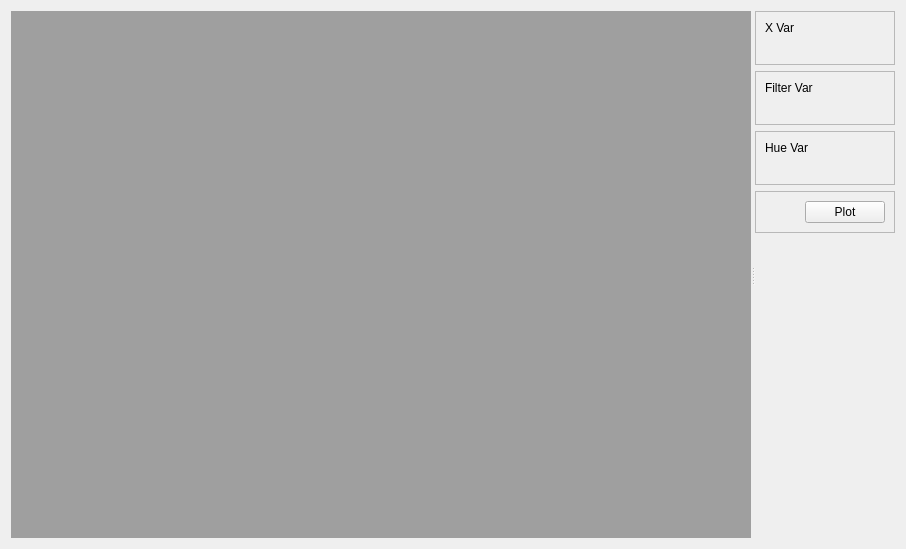
<?xml  version="1.0"  encoding="UTF-8"?>
<ui  version="4.0">
  <class>Form</class>
  <widget  class="QWidget"  name="Form">
    <property  name="geometry">
      <rect>
        <x>0</x>
        <y>0</y>
        <width>906</width>
        <height>549</height>
      </rect>
    </property>
    <property  name="windowTitle">
      <string>Form</string>
    </property>
    <layout  class="QHBoxLayout"  name="horizontalLayout">
      <item>
        <widget  class="QSplitter"  name="splitter">
          <property  name="orientation">
            <enum>Qt::Horizontal</enum>
          </property>
          <widget  class="QWidget"  name="wA">
            <property  name="sizePolicy">
              <sizepolicy  hsizetype="Preferred"  vsizetype="Preferred">
                <horstretch>8</horstretch>
                <verstretch>0</verstretch>
              </sizepolicy>
            </property>
            <layout  class="QVBoxLayout"  name="vlA">
              <item>
                <widget  class="QMdiArea"  name="mdiArea"/>
              </item>
            </layout>
          </widget>
          <widget  class="QWidget"  name="wB">
            <property  name="sizePolicy">
              <sizepolicy  hsizetype="Minimum"  vsizetype="Minimum">
                <horstretch>1</horstretch>
                <verstretch>0</verstretch>
              </sizepolicy>
            </property>
            <layout  class="QVBoxLayout"  name="vlB">
              <item>
                <widget  class="QFrame"  name="wBA">
                  <property  name="frameShape">
                    <enum>QFrame::StyledPanel</enum>
                  </property>
                  <property  name="frameShadow">
                    <enum>QFrame::Raised</enum>
                  </property>
                  <property  name="lineWidth">
                    <number>8</number>
                  </property>
                  <layout  class="QVBoxLayout"  name="vlBA">
                    <item>
                      <widget  class="QLabel"  name="label_select">
                        <property  name="text">
                          <string>X Var</string>
                        </property>
                      </widget>
                    </item>
                    <item>
                      <layout  class="QHBoxLayout"  name="horizontalLayout_5">
                        <item>
                          <spacer  name="horizontalSpacer_5">
                            <property  name="orientation">
                              <enum>Qt::Horizontal</enum>
                            </property>
                            <property  name="sizeHint"  stdset="0">
                              <size>
                                <width>40</width>
                                <height>20</height>
                              </size>
                            </property>
                          </spacer>
                        </item>
                        <item>
                          <layout  class="QVBoxLayout"  name="vlBAA"/>
                        </item>
                      </layout>
                    </item>
                  </layout>
                </widget>
              </item>


              <item>
                <widget  class="QFrame"  name="wBC">
                  <property  name="frameShape">
                    <enum>QFrame::StyledPanel</enum>
                  </property>
                  <property  name="frameShadow">
                    <enum>QFrame::Raised</enum>
                  </property>
                  <property  name="lineWidth">
                    <number>8</number>
                  </property>
                  <layout  class="QVBoxLayout"  name="vlBC">
                    <item>
                      <widget  class="QLabel"  name="label_select2">
                        <property  name="text">
                          <string>Filter Var</string>
                        </property>
                      </widget>
                    </item>
                    <item>
                      <layout  class="QHBoxLayout"  name="horizontalLayout_6">
                        <item>
                          <spacer  name="horizontalSpacer_6">
                            <property  name="orientation">
                              <enum>Qt::Horizontal</enum>
                            </property>
                            <property  name="sizeHint"  stdset="0">
                              <size>
                                <width>40</width>
                                <height>20</height>
                              </size>
                            </property>
                          </spacer>
                        </item>
                        <item>
                          <layout  class="QVBoxLayout"  name="vlBAC"/>
                        </item>
                        <item>
                          <layout  class="QVBoxLayout"  name="vlBAD"/>
                        </item>
                      </layout>
                    </item>
                  </layout>
                </widget>
              </item>
              
              <item>
                <widget  class="QFrame"  name="wBD">
                  <property  name="frameShape">
                    <enum>QFrame::StyledPanel</enum>
                  </property>
                  <property  name="frameShadow">
                    <enum>QFrame::Raised</enum>
                  </property>
                  <property  name="lineWidth">
                    <number>8</number>
                  </property>
                  <layout  class="QVBoxLayout"  name="vlBD">
                    <item>
                      <widget  class="QLabel"  name="label_select3">
                        <property  name="text">
                          <string>Hue Var</string>
                        </property>
                      </widget>
                    </item>
                    <item>
                      <layout  class="QHBoxLayout"  name="horizontalLayout_7">
                        <item>
                          <spacer  name="horizontalSpacer_7">
                            <property  name="orientation">
                              <enum>Qt::Horizontal</enum>
                            </property>
                            <property  name="sizeHint"  stdset="0">
                              <size>
                                <width>40</width>
                                <height>20</height>
                              </size>
                            </property>
                          </spacer>
                        </item>
                        <item>
                          <layout  class="QVBoxLayout"  name="vlBAE"/>
                        </item>
                        <item>
                          <layout  class="QVBoxLayout"  name="vlBAF"/>
                        </item>
                      </layout>
                    </item>
                  </layout>
                </widget>
              </item>

              <item>
                <widget  class="QFrame"  name="wBD">
                  <property  name="frameShape">
                    <enum>QFrame::StyledPanel</enum>
                  </property>
                  <property  name="frameShadow">
                    <enum>QFrame::Raised</enum>
                  </property>
                  <property  name="lineWidth">
                    <number>8</number>
                  </property>
                    <layout  class="QHBoxLayout"  name="horizontalLayout_8">
                    <item>
                        <spacer  name="horizontalSpacer_8">
                        <property  name="orientation">
                            <enum>Qt::Horizontal</enum>
                        </property>
                        <property  name="sizeHint"  stdset="0">
                            <size>
                            <width>40</width>
                            <height>20</height>
                            </size>
                        </property>
                        </spacer>
                    </item>
                    <item>
                        <widget  class="QPushButton"  name="plotBtn">
                        <property  name="text">
                            <string>Plot</string>
                        </property>
                        </widget>
                    </item>
                    </layout>
                </widget>
              </item>
              
              <item>
                <spacer  name="verticalSpacer">
                <property  name="orientation">
                    <enum>Qt::Vertical</enum>
                </property>
                <property  name="sizeHint"  stdset="0">
                    <size>
                    <width>20</width>
                    <height>40</height>
                    </size>
                </property>
                </spacer>
              </item>
              
            </layout>
          </widget>
        </widget>
      </item>
    </layout>
  </widget>
  <resources/>
  <connections/>
</ui>
